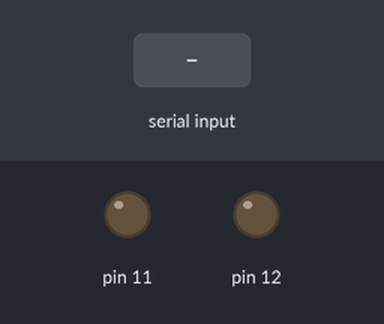
Bench run of a sketch on a simulated Arduino Uno, built with avr-gcc and run on an emulated ATmega328P. Shown: output pins drawn as LEDs (lit = HIGH). Inputs (shaded band) come from the test bench.

Above: at 1.2 s.
1.3 s: "1" received over Serial
At 3.5 s:
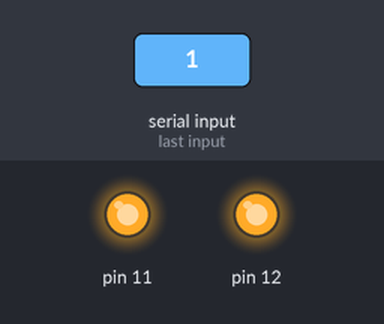
3.8 s: "0" received over Serial
At 5.4 s:
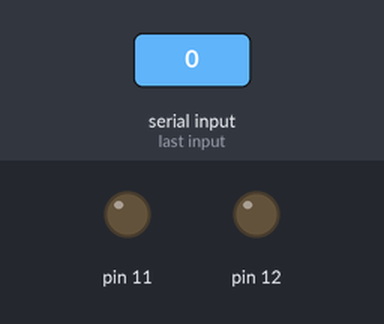
Timing chart, 0 to 6.9 s (numbered marks = the images above; inputs shaded):
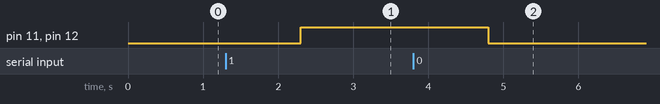

The sketch:

sketch_jun14a.ino
```cpp
String a;

void setup() {
  Serial.begin(9600); // opens serial port, sets data rate to 9600 bps
  pinMode(11, OUTPUT);
  pinMode(12, OUTPUT);
}

void loop() {

  while (Serial.available()) {
    a = Serial.readString(); // read the incoming data as string
  }
  if (a == "1")
  {
    digitalWrite(11, 1);
    digitalWrite(12, 1);
  }
  else if (a == "0")
  {
    digitalWrite(11, 0);
    digitalWrite(12, 0);
  }
}
```

Measured:
- after the input at 1.3 s, pin 11, pin 12: LOW → HIGH after 1.0 s
- after the input at 3.8 s, pin 11, pin 12: HIGH → LOW after 1.0 s
